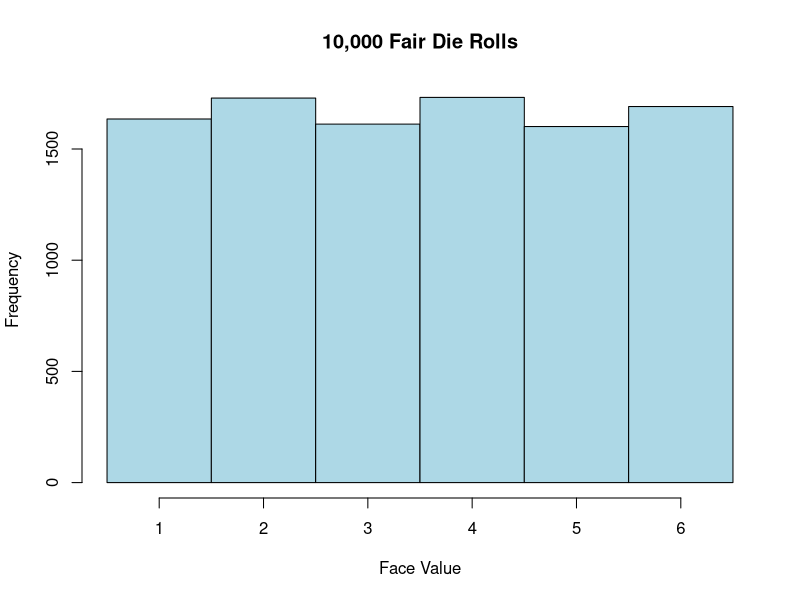
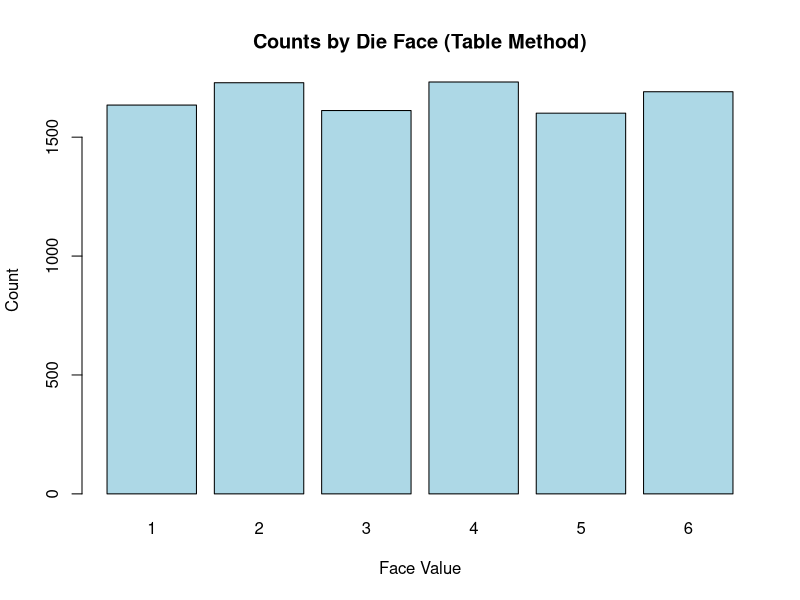
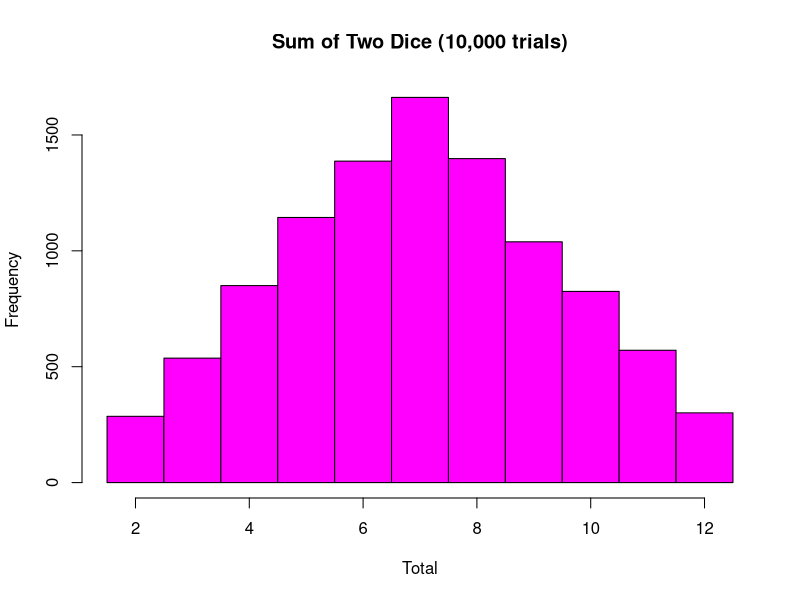
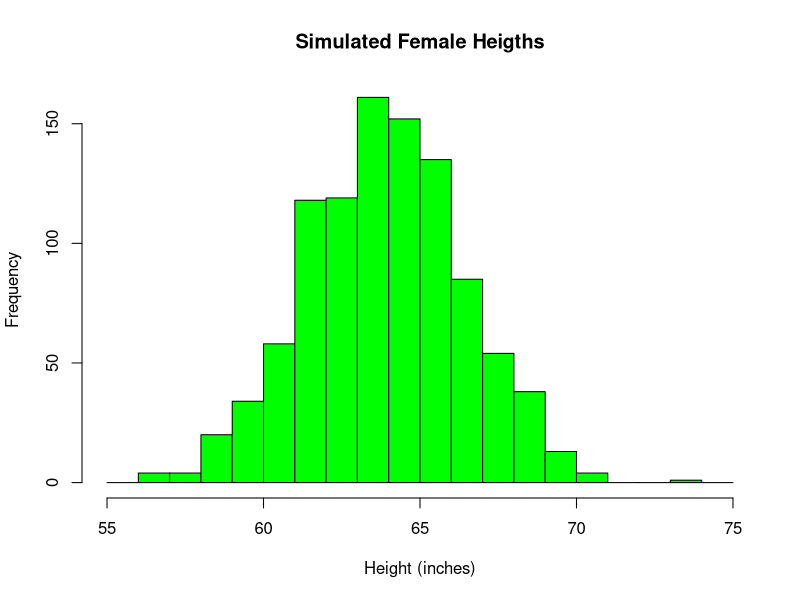
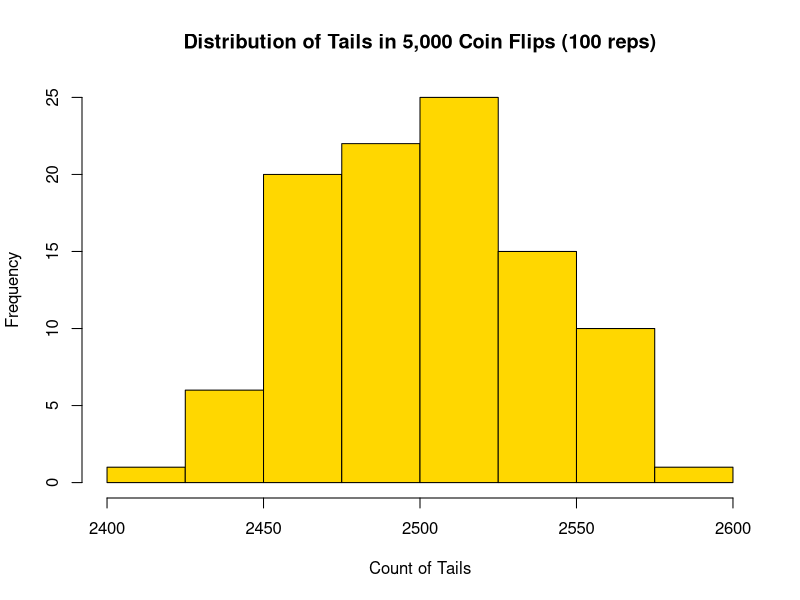
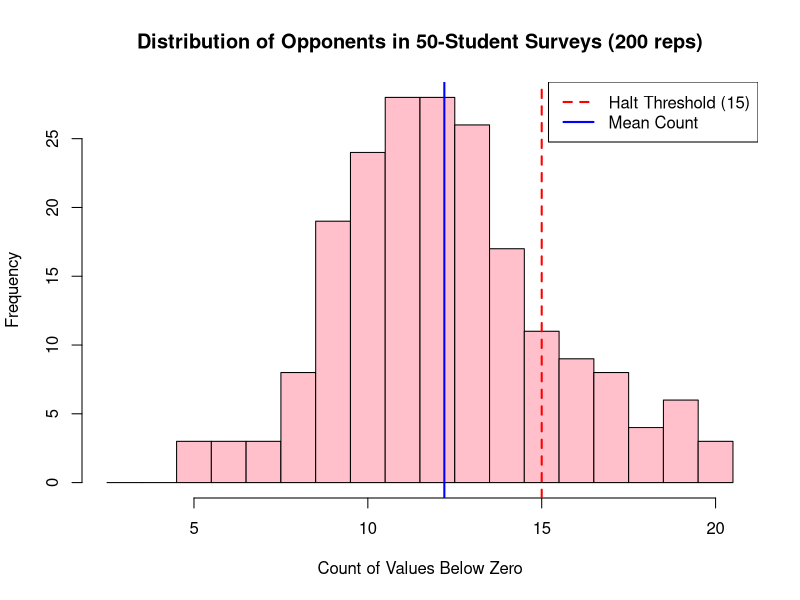
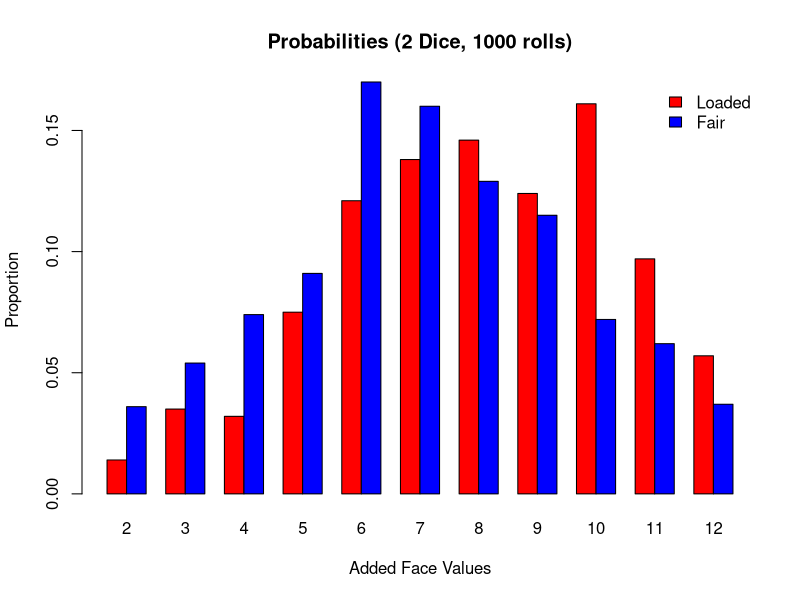

Write R code to recreate these figures, in order.
## ---- chunk 1
set.seed(2025)
## ---- chunk 2
coins <- sample(x = 0:1, size = 1000, replace = TRUE)
## ---- chunk 3
sum(coins)
## ---- chunk 4
dice <- sample(1:6, 10000, replace = TRUE)
## ---- chunk 5
hist(dice,
     breaks = seq(0.5, 6.5, by = 1),
     col = "lightblue",
     main = "10,000 Fair Die Rolls",
     xlab = "Face Value")
## ---- chunk 6
barplot(table(dice),
        main = "Counts by Die Face (Table Method)",
        col = "lightblue",
        xlab = "Face Value",
        ylab = "Count")
## ---- chunk 7
sum_two <- sample(1:6, 10000, TRUE) + sample(1:6, 10000, TRUE)

hist(sum_two,
     breaks = seq(1.5, 12.5, by = 1),
     col = "magenta",
     main = "Sum of Two Dice (10,000 trials)",
     xlab = "Total")
## ---- chunk 8
heights <- rnorm(n = 1000, mean = 64, sd = 2.5)
## ---- chunk 9
hist(heights,
     breaks = seq(55, 75, by = 1),
     col = "green",
     main = "Simulated Female Heigths",
     xlab = "Height (inches)")
## ---- chunk 10
tails_100 <- replicate(n = 100, expr = sum(sample(0:1, 5000, TRUE)))
## ---- chunk 11
summary(tails_100)
## ---- chunk 12
hist(tails_100,
     breaks = seq(2400, 2600, by = 25),
     col = "gold",
     main = "Distribution of Tails in 5,000 Coin Flips (100 reps)",
     xlab = "Count of Tails")
## ---- chunk 13
x <- rnorm(n = 50, mean = 2, sd = 3)
print(x)
## ---- chunk 14
below_zero <- x < 0
print(below_zero)
## ---- chunk 15
count <- sum(below_zero)
print(count)
## ---- chunk 16
values_below_zero <- replicate(
  n = 200,
  expr = sum(rnorm(50, mean = 2, sd = 3) < 0)
)
## ---- chunk 17
mean(values_below_zero)
## ---- chunk 18
sd(values_below_zero)
## ---- chunk 19
quantile(values_below_zero, c(.1, .5, .9))
## ---- chunk 20
threshold <- 15
max_count <- max(values_below_zero)
breaks_int <- seq(2.5, max_count + 0.5, by = 1)

hist(values_below_zero,
     breaks = breaks_int,
     col = "pink",
     main = "Distribution of Opponents in 50-Student Surveys (200 reps)",
     xlab = "Count of Values Below Zero")

abline(v = threshold, col = "red", lwd = 2, lty = 2)
abline(v = mean(values_below_zero), col = "blue", lwd = 2, lty = 1)

legend("topright",
       legen = c("Halt Threshold (15)", "Mean Count"),
       col = c("red", "blue"),
       lty = c(2, 1),
       lwd = 2,
       bg = "white",
       bty = "o")
## ---- chunk 21
rolls <- sample(1:6, 1000, replace = TRUE, prob = c(.12, .13, .07, .23, .22, .23))
## ---- chunk 22
round(prop.table(table(rolls)), 3)
## ---- chunk 23
set.seed(8000)
biased <- c(.12, .13, .07, .23, .22, .23)
friend_sum <- sample(1:6, size = 1000, replace = TRUE, prob = biased) +
  sample(1:6, size = 1000, replace = TRUE, prob = biased)
## ---- chunk 24
fair_sum <- sample(1:6, 1000, TRUE) + sample(1:6, 1000, TRUE)
## ---- chunk 25
ploaded <- prop.table(table(friend_sum))
pfair <- prop.table(table(fair_sum))
## ---- chunk 26
face_props <- rbind(Bias = ploaded, Fair = pfair)
barplot(face_props,
        beside = TRUE,
        col = c("red", "blue"),
        main = "Probabilities (2 Dice, 1000 rolls)",
        xlab = "Added Face Values",
        ylab = "Proportion")
legend("topright", legend = c("Loaded", "Fair"),
       fill = c("red", "blue"), bty = "n")
